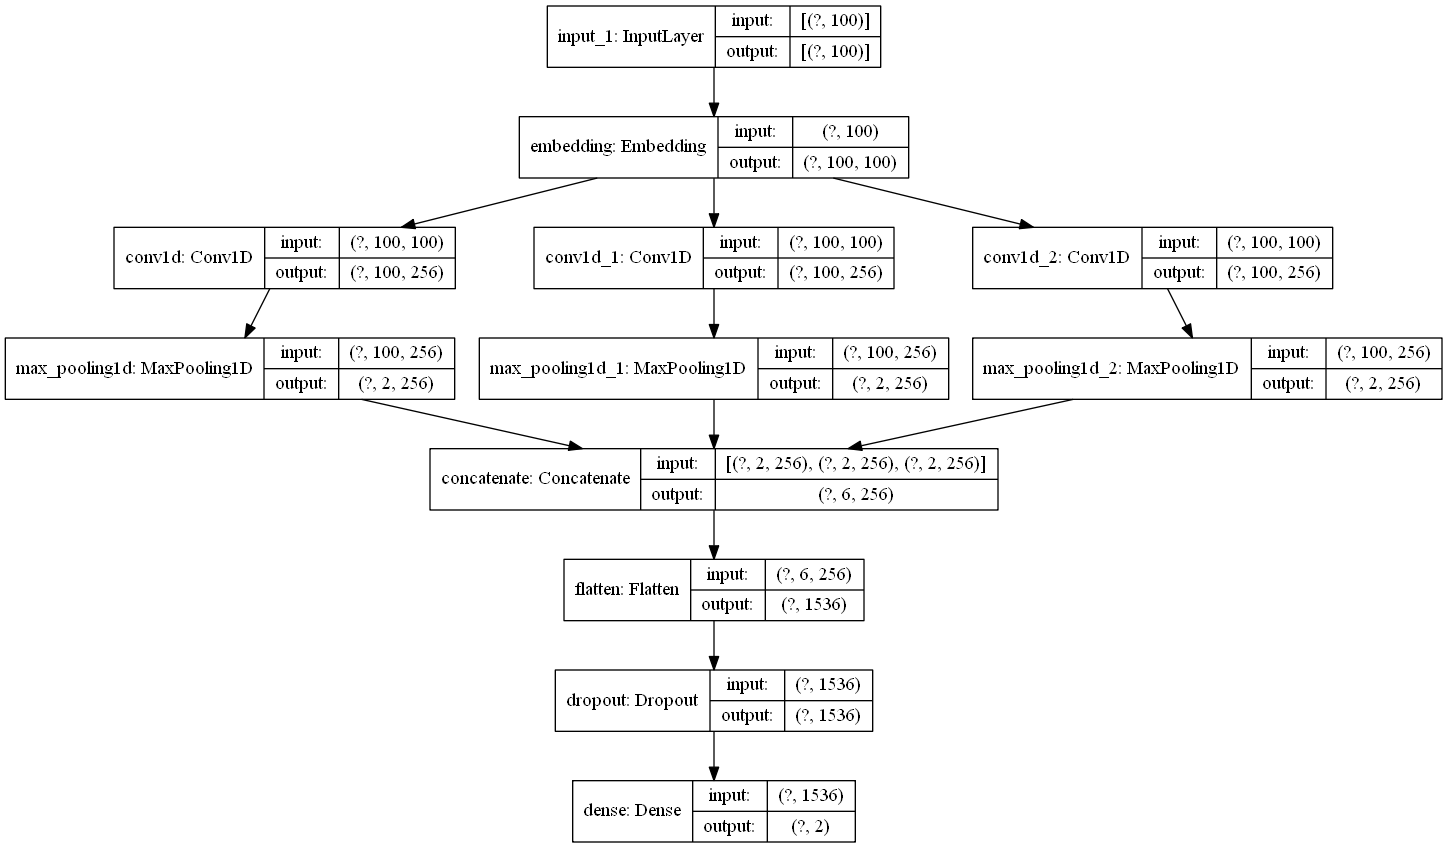

This figure's Python source:
import tensorflow.keras as keras
from tensorflow.keras.preprocessing import sequence
from data_util import read_vocab, read_dataset
from tensorflow.keras.callbacks import EarlyStopping

import matplotlib.pyplot as  plt
import pandas as pd

data_path = "data/zh_sentiment_dataset_seg.txt"
vocab_path = "data/vocab_words.txt"
special_words = ['<PAD>', '<UNK>']

# 加载词典和数据集
idx2vocab, vocab2idx = read_vocab(vocab_path, special_words)
all_datas, all_labels = read_dataset(data_path, vocab2idx)

vocab_size = len(vocab2idx)
max_seq_length = 100
embedding_size = 100
hidden_size = 128
layer_size = 2
n_class = 2

learning_rate = 0.001
batch_size = 64
epochs = 10

# --------------------padding and split data ------------------

count = len(all_labels)
# 数据集划分比例
rate1, rate2 = 0.8, 0.9  # train-0.8, test-0.1, dev-0.1
# 数据的填充，不够长度左侧padding，大于长度右侧截断
new_datas = sequence.pad_sequences(all_datas, maxlen=max_seq_length, padding='post', truncating='post')
# 类别one-hot化
new_labels = keras.utils.to_categorical(all_labels, n_class)
# 根据比例划分训练集、测试集、验证集
x_train, y_train = new_datas[:int(count * rate1)], new_labels[:int(count * rate1)]
x_test, y_test = new_datas[int(count * rate1):int(count * rate2)], new_labels[int(count * rate1):int(count * rate2)]
x_val, y_val = new_datas[int(count * rate2):], new_labels[int(count * rate2):]


print (x_train.shape , y_train.shape )
print (x_val.shape , y_val.shape )
print (x_test.shape , y_test.shape )


from models import  text_cnn
model =text_cnn(vocab_size, embedding_size)
keras.utils.plot_model( model  ,to_file='textcnn.png' , show_shapes= True )
callbacks = []
es = EarlyStopping(
    monitor='val_accuracy',
    min_delta=0.01, patience=3, verbose=0,
    restore_best_weights=True)

history = model.fit(x_train, y_train,
                    epochs=10,
                    batch_size=batch_size,
                    validation_data=(x_val, y_val),
                    callbacks=[es, ])

model.save('gru_sentimant.h5')



def plot_learning_curves(history):
    plt.figure(figsize=(8, 8))
    pd.DataFrame(history.history).plot(figsize=(8, 8))
    plt.grid(True)
    plt.gca().set_ylim(0, 1)
    plt.savefig("text_cnn_loss.png")
    plt.show()


plot_learning_curves(history)

model.evaluate(x_test)
